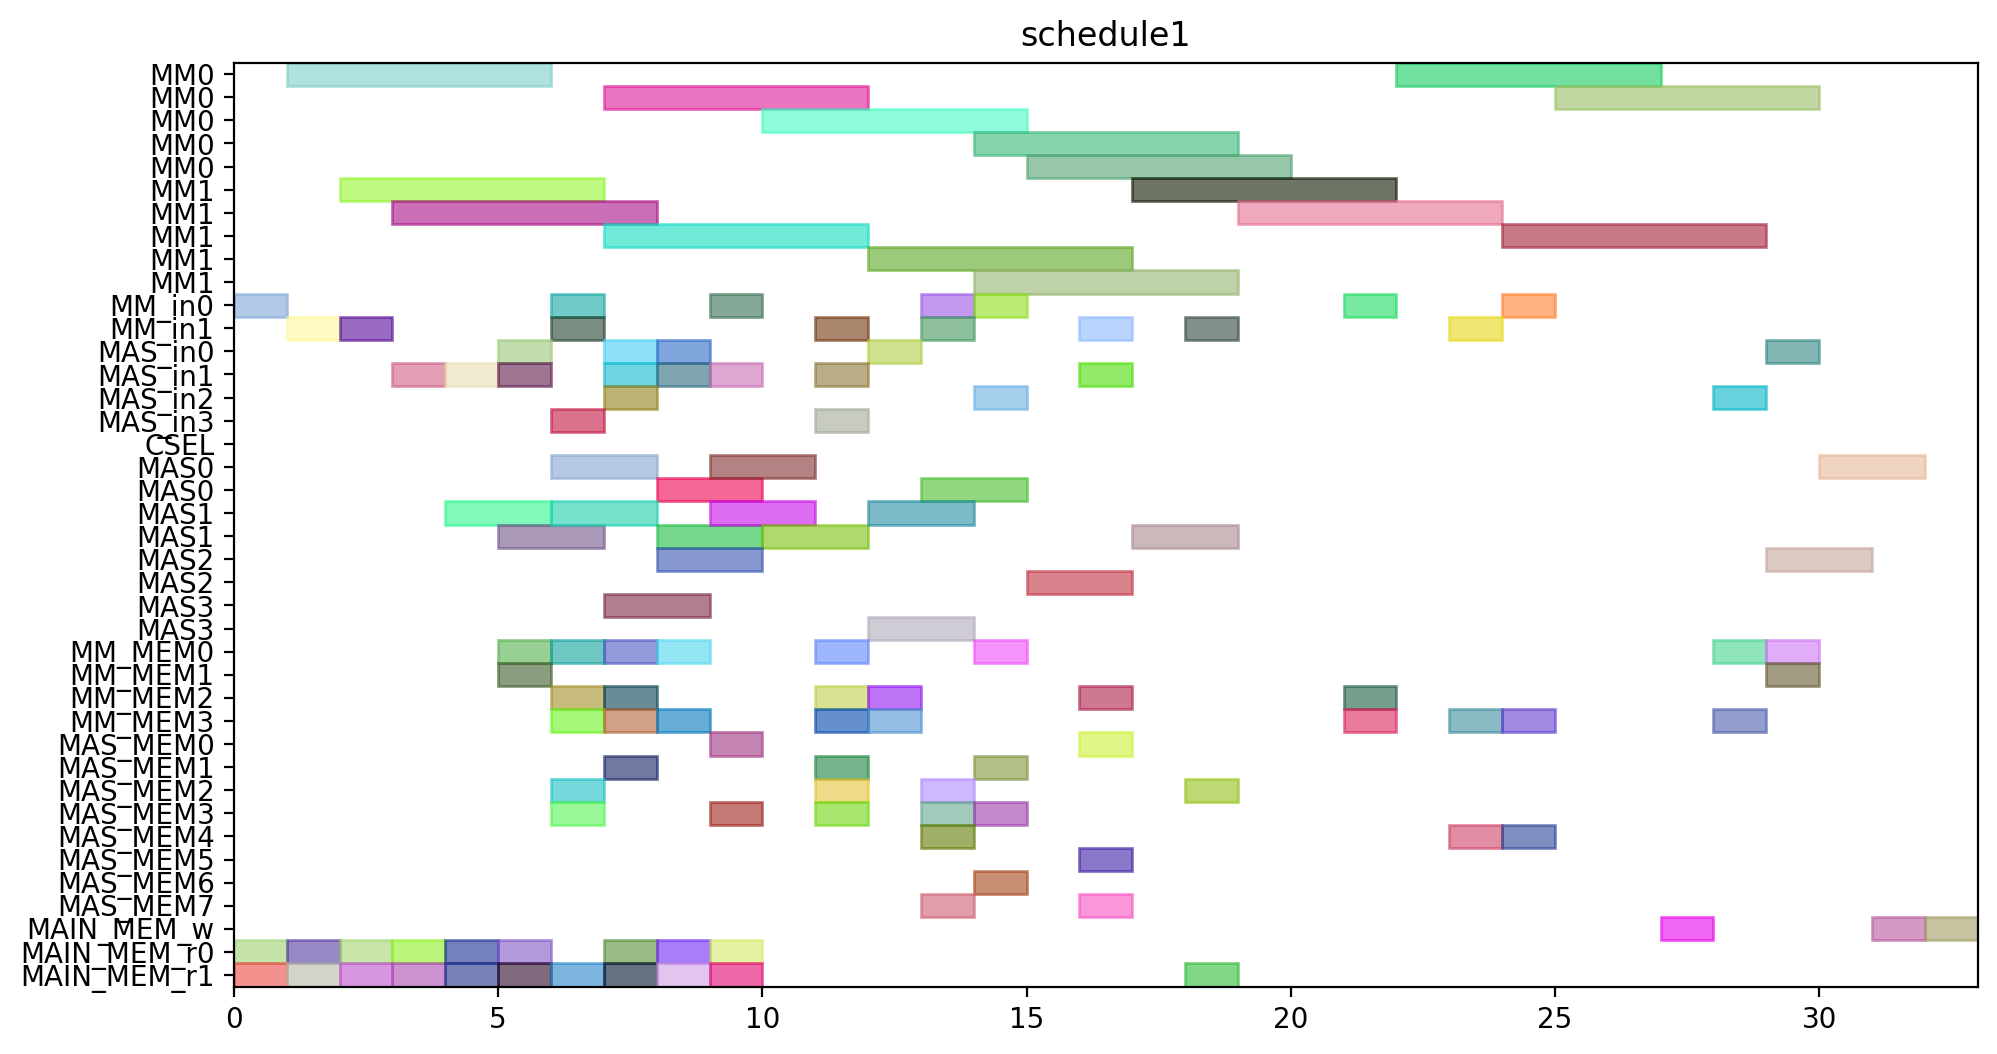

Write the Python code that produced this figure.
from pyschedule import Scenario, solvers, plotters, alt


def solve():
	horizon = 144
	S = Scenario("schedule1", horizon=horizon)

	# resource
	MM = S.Resources('MM', num=2, size=5)
	MM_in = S.Resources('MM_in', num=2)
	MAS_in = S.Resources('MAS_in', num=4)
	CSEL = S.Resource('CSEL')
	MAS = S.Resources('MAS', num=4, size=2, periods=range(1, horizon))
	MM_MEM = S.Resources('MM_MEM', num=4)
	MAS_MEM = S.Resources('MAS_MEM', num=8)
	MAIN_MEM_w = S.Resource('MAIN_MEM_w', size=1)
	MAIN_MEM_r = S.Resources('MAIN_MEM_r', num=2)

	# result of previous scheduling
	t0_in = S.Task('t0_in', length=1, delay_cost=1)
	S += t0_in >= 0
	t0_in += MM_in[0]

	t0_mem0 = S.Task('t0_mem0', length=1, delay_cost=1)
	S += t0_mem0 >= 0
	t0_mem0 += MAIN_MEM_r[0]

	t0_mem1 = S.Task('t0_mem1', length=1, delay_cost=1)
	S += t0_mem1 >= 0
	t0_mem1 += MAIN_MEM_r[1]

	t0 = S.Task('t0', length=5, delay_cost=1)
	S += t0 >= 1
	t0 += MM[0]

	t2_in = S.Task('t2_in', length=1, delay_cost=1)
	S += t2_in >= 1
	t2_in += MM_in[1]

	t2_mem0 = S.Task('t2_mem0', length=1, delay_cost=1)
	S += t2_mem0 >= 1
	t2_mem0 += MAIN_MEM_r[0]

	t2_mem1 = S.Task('t2_mem1', length=1, delay_cost=1)
	S += t2_mem1 >= 1
	t2_mem1 += MAIN_MEM_r[1]

	t1_in = S.Task('t1_in', length=1, delay_cost=1)
	S += t1_in >= 2
	t1_in += MM_in[1]

	t1_mem0 = S.Task('t1_mem0', length=1, delay_cost=1)
	S += t1_mem0 >= 2
	t1_mem0 += MAIN_MEM_r[0]

	t1_mem1 = S.Task('t1_mem1', length=1, delay_cost=1)
	S += t1_mem1 >= 2
	t1_mem1 += MAIN_MEM_r[1]

	t2 = S.Task('t2', length=5, delay_cost=1)
	S += t2 >= 2
	t2 += MM[1]

	t1 = S.Task('t1', length=5, delay_cost=1)
	S += t1 >= 3
	t1 += MM[1]

	t3_in = S.Task('t3_in', length=1, delay_cost=1)
	S += t3_in >= 3
	t3_in += MAS_in[1]

	t3_mem0 = S.Task('t3_mem0', length=1, delay_cost=1)
	S += t3_mem0 >= 3
	t3_mem0 += MAIN_MEM_r[0]

	t3_mem1 = S.Task('t3_mem1', length=1, delay_cost=1)
	S += t3_mem1 >= 3
	t3_mem1 += MAIN_MEM_r[1]

	t3 = S.Task('t3', length=2, delay_cost=1)
	S += t3 >= 4
	t3 += MAS[1]

	t4_in = S.Task('t4_in', length=1, delay_cost=1)
	S += t4_in >= 4
	t4_in += MAS_in[1]

	t4_mem0 = S.Task('t4_mem0', length=1, delay_cost=1)
	S += t4_mem0 >= 4
	t4_mem0 += MAIN_MEM_r[0]

	t4_mem1 = S.Task('t4_mem1', length=1, delay_cost=1)
	S += t4_mem1 >= 4
	t4_mem1 += MAIN_MEM_r[1]

	t18_in = S.Task('t18_in', length=1, delay_cost=1)
	S += t18_in >= 5
	t18_in += MAS_in[0]

	t18_mem0 = S.Task('t18_mem0', length=1, delay_cost=1)
	S += t18_mem0 >= 5
	t18_mem0 += MM_MEM[0]

	t18_mem1 = S.Task('t18_mem1', length=1, delay_cost=1)
	S += t18_mem1 >= 5
	t18_mem1 += MM_MEM[1]

	t4 = S.Task('t4', length=2, delay_cost=1)
	S += t4 >= 5
	t4 += MAS[1]

	t9_in = S.Task('t9_in', length=1, delay_cost=1)
	S += t9_in >= 5
	t9_in += MAS_in[1]

	t9_mem0 = S.Task('t9_mem0', length=1, delay_cost=1)
	S += t9_mem0 >= 5
	t9_mem0 += MAIN_MEM_r[0]

	t9_mem1 = S.Task('t9_mem1', length=1, delay_cost=1)
	S += t9_mem1 >= 5
	t9_mem1 += MAIN_MEM_r[1]

	t16_in = S.Task('t16_in', length=1, delay_cost=1)
	S += t16_in >= 6
	t16_in += MAS_in[3]

	t16_mem0 = S.Task('t16_mem0', length=1, delay_cost=1)
	S += t16_mem0 >= 6
	t16_mem0 += MM_MEM[0]

	t16_mem1 = S.Task('t16_mem1', length=1, delay_cost=1)
	S += t16_mem1 >= 6
	t16_mem1 += MM_MEM[3]

	t18 = S.Task('t18', length=2, delay_cost=1)
	S += t18 >= 6
	t18 += MAS[0]

	t20_in = S.Task('t20_in', length=1, delay_cost=1)
	S += t20_in >= 6
	t20_in += MM_in[1]

	t20_mem0 = S.Task('t20_mem0', length=1, delay_cost=1)
	S += t20_mem0 >= 6
	t20_mem0 += MM_MEM[2]

	t20_mem1 = S.Task('t20_mem1', length=1, delay_cost=1)
	S += t20_mem1 >= 6
	t20_mem1 += MAIN_MEM_r[1]

	t5_in = S.Task('t5_in', length=1, delay_cost=1)
	S += t5_in >= 6
	t5_in += MM_in[0]

	t5_mem0 = S.Task('t5_mem0', length=1, delay_cost=1)
	S += t5_mem0 >= 6
	t5_mem0 += MAS_MEM[2]

	t5_mem1 = S.Task('t5_mem1', length=1, delay_cost=1)
	S += t5_mem1 >= 6
	t5_mem1 += MAS_MEM[3]

	t9 = S.Task('t9', length=2, delay_cost=1)
	S += t9 >= 6
	t9 += MAS[1]

	t11_in = S.Task('t11_in', length=1, delay_cost=1)
	S += t11_in >= 7
	t11_in += MAS_in[1]

	t11_mem0 = S.Task('t11_mem0', length=1, delay_cost=1)
	S += t11_mem0 >= 7
	t11_mem0 += MM_MEM[2]

	t11_mem1 = S.Task('t11_mem1', length=1, delay_cost=1)
	S += t11_mem1 >= 7
	t11_mem1 += MM_MEM[3]

	t16 = S.Task('t16', length=2, delay_cost=1)
	S += t16 >= 7
	t16 += MAS[3]

	t19_in = S.Task('t19_in', length=1, delay_cost=1)
	S += t19_in >= 7
	t19_in += MAS_in[2]

	t19_mem0 = S.Task('t19_mem0', length=1, delay_cost=1)
	S += t19_mem0 >= 7
	t19_mem0 += MM_MEM[0]

	t19_mem1 = S.Task('t19_mem1', length=1, delay_cost=1)
	S += t19_mem1 >= 7
	t19_mem1 += MAS_MEM[1]

	t20 = S.Task('t20', length=5, delay_cost=1)
	S += t20 >= 7
	t20 += MM[1]

	t5 = S.Task('t5', length=5, delay_cost=1)
	S += t5 >= 7
	t5 += MM[0]

	t8_in = S.Task('t8_in', length=1, delay_cost=1)
	S += t8_in >= 7
	t8_in += MAS_in[0]

	t8_mem0 = S.Task('t8_mem0', length=1, delay_cost=1)
	S += t8_mem0 >= 7
	t8_mem0 += MAIN_MEM_r[0]

	t8_mem1 = S.Task('t8_mem1', length=1, delay_cost=1)
	S += t8_mem1 >= 7
	t8_mem1 += MAIN_MEM_r[1]

	t11 = S.Task('t11', length=2, delay_cost=1)
	S += t11 >= 8
	t11 += MAS[1]

	t13_in = S.Task('t13_in', length=1, delay_cost=1)
	S += t13_in >= 8
	t13_in += MAS_in[1]

	t13_mem0 = S.Task('t13_mem0', length=1, delay_cost=1)
	S += t13_mem0 >= 8
	t13_mem0 += MAIN_MEM_r[0]

	t13_mem1 = S.Task('t13_mem1', length=1, delay_cost=1)
	S += t13_mem1 >= 8
	t13_mem1 += MAIN_MEM_r[1]

	t19 = S.Task('t19', length=2, delay_cost=1)
	S += t19 >= 8
	t19 += MAS[2]

	t6_in = S.Task('t6_in', length=1, delay_cost=1)
	S += t6_in >= 8
	t6_in += MAS_in[0]

	t6_mem0 = S.Task('t6_mem0', length=1, delay_cost=1)
	S += t6_mem0 >= 8
	t6_mem0 += MM_MEM[0]

	t6_mem1 = S.Task('t6_mem1', length=1, delay_cost=1)
	S += t6_mem1 >= 8
	t6_mem1 += MM_MEM[3]

	t8 = S.Task('t8', length=2, delay_cost=1)
	S += t8 >= 8
	t8 += MAS[0]

	t10_in = S.Task('t10_in', length=1, delay_cost=1)
	S += t10_in >= 9
	t10_in += MM_in[0]

	t10_mem0 = S.Task('t10_mem0', length=1, delay_cost=1)
	S += t10_mem0 >= 9
	t10_mem0 += MAS_MEM[0]

	t10_mem1 = S.Task('t10_mem1', length=1, delay_cost=1)
	S += t10_mem1 >= 9
	t10_mem1 += MAS_MEM[3]

	t13 = S.Task('t13', length=2, delay_cost=1)
	S += t13 >= 9
	t13 += MAS[1]

	t14_in = S.Task('t14_in', length=1, delay_cost=1)
	S += t14_in >= 9
	t14_in += MAS_in[1]

	t14_mem0 = S.Task('t14_mem0', length=1, delay_cost=1)
	S += t14_mem0 >= 9
	t14_mem0 += MAIN_MEM_r[0]

	t14_mem1 = S.Task('t14_mem1', length=1, delay_cost=1)
	S += t14_mem1 >= 9
	t14_mem1 += MAIN_MEM_r[1]

	t6 = S.Task('t6', length=2, delay_cost=1)
	S += t6 >= 9
	t6 += MAS[0]

	t10 = S.Task('t10', length=5, delay_cost=1)
	S += t10 >= 10
	t10 += MM[0]

	t14 = S.Task('t14', length=2, delay_cost=1)
	S += t14 >= 10
	t14 += MAS[1]

	t15_in = S.Task('t15_in', length=1, delay_cost=1)
	S += t15_in >= 11
	t15_in += MM_in[1]

	t15_mem0 = S.Task('t15_mem0', length=1, delay_cost=1)
	S += t15_mem0 >= 11
	t15_mem0 += MAS_MEM[2]

	t15_mem1 = S.Task('t15_mem1', length=1, delay_cost=1)
	S += t15_mem1 >= 11
	t15_mem1 += MAS_MEM[3]

	t22_in = S.Task('t22_in', length=1, delay_cost=1)
	S += t22_in >= 11
	t22_in += MAS_in[3]

	t22_mem0 = S.Task('t22_mem0', length=1, delay_cost=1)
	S += t22_mem0 >= 11
	t22_mem0 += MM_MEM[2]

	t22_mem1 = S.Task('t22_mem1', length=1, delay_cost=1)
	S += t22_mem1 >= 11
	t22_mem1 += MM_MEM[3]

	t7_in = S.Task('t7_in', length=1, delay_cost=1)
	S += t7_in >= 11
	t7_in += MAS_in[1]

	t7_mem0 = S.Task('t7_mem0', length=1, delay_cost=1)
	S += t7_mem0 >= 11
	t7_mem0 += MM_MEM[0]

	t7_mem1 = S.Task('t7_mem1', length=1, delay_cost=1)
	S += t7_mem1 >= 11
	t7_mem1 += MAS_MEM[1]

	t15 = S.Task('t15', length=5, delay_cost=1)
	S += t15 >= 12
	t15 += MM[1]

	t21_in = S.Task('t21_in', length=1, delay_cost=1)
	S += t21_in >= 12
	t21_in += MAS_in[0]

	t21_mem0 = S.Task('t21_mem0', length=1, delay_cost=1)
	S += t21_mem0 >= 12
	t21_mem0 += MM_MEM[2]

	t21_mem1 = S.Task('t21_mem1', length=1, delay_cost=1)
	S += t21_mem1 >= 12
	t21_mem1 += MM_MEM[3]

	t22 = S.Task('t22', length=2, delay_cost=1)
	S += t22 >= 12
	t22 += MAS[3]

	t7 = S.Task('t7', length=2, delay_cost=1)
	S += t7 >= 12
	t7 += MAS[1]

	t21 = S.Task('t21', length=2, delay_cost=1)
	S += t21 >= 13
	t21 += MAS[0]

	t25_in = S.Task('t25_in', length=1, delay_cost=1)
	S += t25_in >= 13
	t25_in += MM_in[0]

	t25_mem0 = S.Task('t25_mem0', length=1, delay_cost=1)
	S += t25_mem0 >= 13
	t25_mem0 += MAS_MEM[2]

	t25_mem1 = S.Task('t25_mem1', length=1, delay_cost=1)
	S += t25_mem1 >= 13
	t25_mem1 += MAS_MEM[7]

	t28_in = S.Task('t28_in', length=1, delay_cost=1)
	S += t28_in >= 13
	t28_in += MM_in[1]

	t28_mem0 = S.Task('t28_mem0', length=1, delay_cost=1)
	S += t28_mem0 >= 13
	t28_mem0 += MAS_MEM[4]

	t28_mem1 = S.Task('t28_mem1', length=1, delay_cost=1)
	S += t28_mem1 >= 13
	t28_mem1 += MAS_MEM[3]

	t12_in = S.Task('t12_in', length=1, delay_cost=1)
	S += t12_in >= 14
	t12_in += MAS_in[2]

	t12_mem0 = S.Task('t12_mem0', length=1, delay_cost=1)
	S += t12_mem0 >= 14
	t12_mem0 += MM_MEM[0]

	t12_mem1 = S.Task('t12_mem1', length=1, delay_cost=1)
	S += t12_mem1 >= 14
	t12_mem1 += MAS_MEM[3]

	t25 = S.Task('t25', length=5, delay_cost=1)
	S += t25 >= 14
	t25 += MM[0]

	t27_in = S.Task('t27_in', length=1, delay_cost=1)
	S += t27_in >= 14
	t27_in += MM_in[0]

	t27_mem0 = S.Task('t27_mem0', length=1, delay_cost=1)
	S += t27_mem0 >= 14
	t27_mem0 += MAS_MEM[6]

	t27_mem1 = S.Task('t27_mem1', length=1, delay_cost=1)
	S += t27_mem1 >= 14
	t27_mem1 += MAS_MEM[1]

	t28 = S.Task('t28', length=5, delay_cost=1)
	S += t28 >= 14
	t28 += MM[1]

	t12 = S.Task('t12', length=2, delay_cost=1)
	S += t12 >= 15
	t12 += MAS[2]

	t27 = S.Task('t27', length=5, delay_cost=1)
	S += t27 >= 15
	t27 += MM[0]

	t17_in = S.Task('t17_in', length=1, delay_cost=1)
	S += t17_in >= 16
	t17_in += MAS_in[1]

	t17_mem0 = S.Task('t17_mem0', length=1, delay_cost=1)
	S += t17_mem0 >= 16
	t17_mem0 += MM_MEM[2]

	t17_mem1 = S.Task('t17_mem1', length=1, delay_cost=1)
	S += t17_mem1 >= 16
	t17_mem1 += MAS_MEM[7]

	t29_in = S.Task('t29_in', length=1, delay_cost=1)
	S += t29_in >= 16
	t29_in += MM_in[1]

	t29_mem0 = S.Task('t29_mem0', length=1, delay_cost=1)
	S += t29_mem0 >= 16
	t29_mem0 += MAS_MEM[0]

	t29_mem1 = S.Task('t29_mem1', length=1, delay_cost=1)
	S += t29_mem1 >= 16
	t29_mem1 += MAS_MEM[5]

	t17 = S.Task('t17', length=2, delay_cost=1)
	S += t17 >= 17
	t17 += MAS[1]

	t29 = S.Task('t29', length=5, delay_cost=1)
	S += t29 >= 17
	t29 += MM[1]

	t23_in = S.Task('t23_in', length=1, delay_cost=1)
	S += t23_in >= 18
	t23_in += MM_in[1]

	t23_mem0 = S.Task('t23_mem0', length=1, delay_cost=1)
	S += t23_mem0 >= 18
	t23_mem0 += MAS_MEM[2]

	t23_mem1 = S.Task('t23_mem1', length=1, delay_cost=1)
	S += t23_mem1 >= 18
	t23_mem1 += MAIN_MEM_r[1]

	t23 = S.Task('t23', length=5, delay_cost=1)
	S += t23 >= 19
	t23 += MM[1]


	# new tasks
	t24 = S.Task('t24', length=5, delay_cost=1)
	t24 += alt(MM)
	t24_in = S.Task('t24_in', length=1, delay_cost=1)
	t24_in += alt(MM_in)
	S += t24_in*MM_in[0]<=t24*MM[0]
	S += t24_in*MM_in[1]<=t24*MM[1]
	t24_mem0 = S.Task('t24_mem0', length=1, delay_cost=1)
	t24_mem0 += MAS_MEM[4]
	S += 16 < t24_mem0
	S += t24_mem0 <= t24

	t24_mem1 = S.Task('t24_mem1', length=1, delay_cost=1)
	t24_mem1 += MM_MEM[3]
	S += 23 < t24_mem1
	S += t24_mem1 <= t24

	t26 = S.Task('t26', length=5, delay_cost=1)
	t26 += alt(MM)
	t26_in = S.Task('t26_in', length=1, delay_cost=1)
	t26_in += alt(MM_in)
	S += t26_in*MM_in[0]<=t26*MM[0]
	S += t26_in*MM_in[1]<=t26*MM[1]
	t26_mem0 = S.Task('t26_mem0', length=1, delay_cost=1)
	t26_mem0 += MAS_MEM[4]
	S += 9 < t26_mem0
	S += t26_mem0 <= t26

	t26_mem1 = S.Task('t26_mem1', length=1, delay_cost=1)
	t26_mem1 += MM_MEM[3]
	S += 23 < t26_mem1
	S += t26_mem1 <= t26

	PZ_new = S.Task('PZ_new', length=5, delay_cost=1)
	PZ_new += alt(MM)
	PZ_new_in = S.Task('PZ_new_in', length=1, delay_cost=1)
	PZ_new_in += alt(MM_in)
	S += PZ_new_in*MM_in[0]<=PZ_new*MM[0]
	S += PZ_new_in*MM_in[1]<=PZ_new*MM[1]
	S += 0<PZ_new

	PZ_new_w = S.Task('PZ_new_w', length=1, delay_cost=1)
	PZ_new_w += alt(MAIN_MEM_w)
	S += PZ_new <= PZ_new_w

	PZ_new_mem0 = S.Task('PZ_new_mem0', length=1, delay_cost=1)
	PZ_new_mem0 += MM_MEM[2]
	S += 21 < PZ_new_mem0
	S += PZ_new_mem0 <= PZ_new

	PZ_new_mem1 = S.Task('PZ_new_mem1', length=1, delay_cost=1)
	PZ_new_mem1 += MM_MEM[3]
	S += 18 < PZ_new_mem1
	S += PZ_new_mem1 <= PZ_new

	PX_new = S.Task('PX_new', length=2, delay_cost=1)
	PX_new += alt(MAS)
	PX_new_in = S.Task('PX_new_in', length=1, delay_cost=1)
	PX_new_in += alt(MAS_in)
	S += PX_new_in*MAS_in[0]<=PX_new*MAS[0]

	S += PX_new_in*MAS_in[1]<=PX_new*MAS[1]

	S += PX_new_in*MAS_in[2]<=PX_new*MAS[2]

	S += PX_new_in*MAS_in[3]<=PX_new*MAS[3]

	S += 0<PX_new

	PX_new_w = S.Task('PX_new_w', length=1, delay_cost=1)
	PX_new_w += alt(MAIN_MEM_w)
	S += PX_new <= PX_new_w

	PX_new_mem0 = S.Task('PX_new_mem0', length=1, delay_cost=1)
	PX_new_mem0 += MM_MEM[0]
	S += 18 < PX_new_mem0
	S += PX_new_mem0 <= PX_new

	PX_new_mem1 = S.Task('PX_new_mem1', length=1, delay_cost=1)
	PX_new_mem1 += alt(MM_MEM)
	S += (t24*MM[0])-1 < PX_new_mem1*MM_MEM[1]
	S += (t24*MM[1])-1 < PX_new_mem1*MM_MEM[3]
	S += PX_new_mem1 <= PX_new

	PY_new = S.Task('PY_new', length=2, delay_cost=1)
	PY_new += alt(MAS)
	PY_new_in = S.Task('PY_new_in', length=1, delay_cost=1)
	PY_new_in += alt(MAS_in)
	S += PY_new_in*MAS_in[0]<=PY_new*MAS[0]

	S += PY_new_in*MAS_in[1]<=PY_new*MAS[1]

	S += PY_new_in*MAS_in[2]<=PY_new*MAS[2]

	S += PY_new_in*MAS_in[3]<=PY_new*MAS[3]

	S += 0<PY_new

	PY_new_w = S.Task('PY_new_w', length=1, delay_cost=1)
	PY_new_w += alt(MAIN_MEM_w)
	S += PY_new <= PY_new_w

	PY_new_mem0 = S.Task('PY_new_mem0', length=1, delay_cost=1)
	PY_new_mem0 += MM_MEM[0]
	S += 19 < PY_new_mem0
	S += PY_new_mem0 <= PY_new

	PY_new_mem1 = S.Task('PY_new_mem1', length=1, delay_cost=1)
	PY_new_mem1 += alt(MM_MEM)
	S += (t26*MM[0])-1 < PY_new_mem1*MM_MEM[1]
	S += (t26*MM[1])-1 < PY_new_mem1*MM_MEM[3]
	S += PY_new_mem1 <= PY_new

	solvers.mip.solve(S,msg=1,kind='CPLEX',ratio_gap=1.01)

	solution = [['hoge']*len(S.solution()[1]) for i in range(len(S.solution()))]
	for i in range(len(S.solution())):
		for j in range(len(S.solution()[i])):
			solution[i][j]=str(S.solution()[i][j])
	print(solution)

	cycles = int(solution[-1][3])

	pic_file_name = "/mnt/rose/usr1/fukuda/ABE/multiRAM_multiMAS_16mux/scheduling_result/stage5MM2_stage2MAS4/EP_ADD_A_0/schedule1.png"
	if(S.solution() != []):
		plotters.matplotlib.plot(S,img_filename=pic_file_name, show_task_labels=False, fig_size=(cycles*0.25+3, 6))

	return solution
